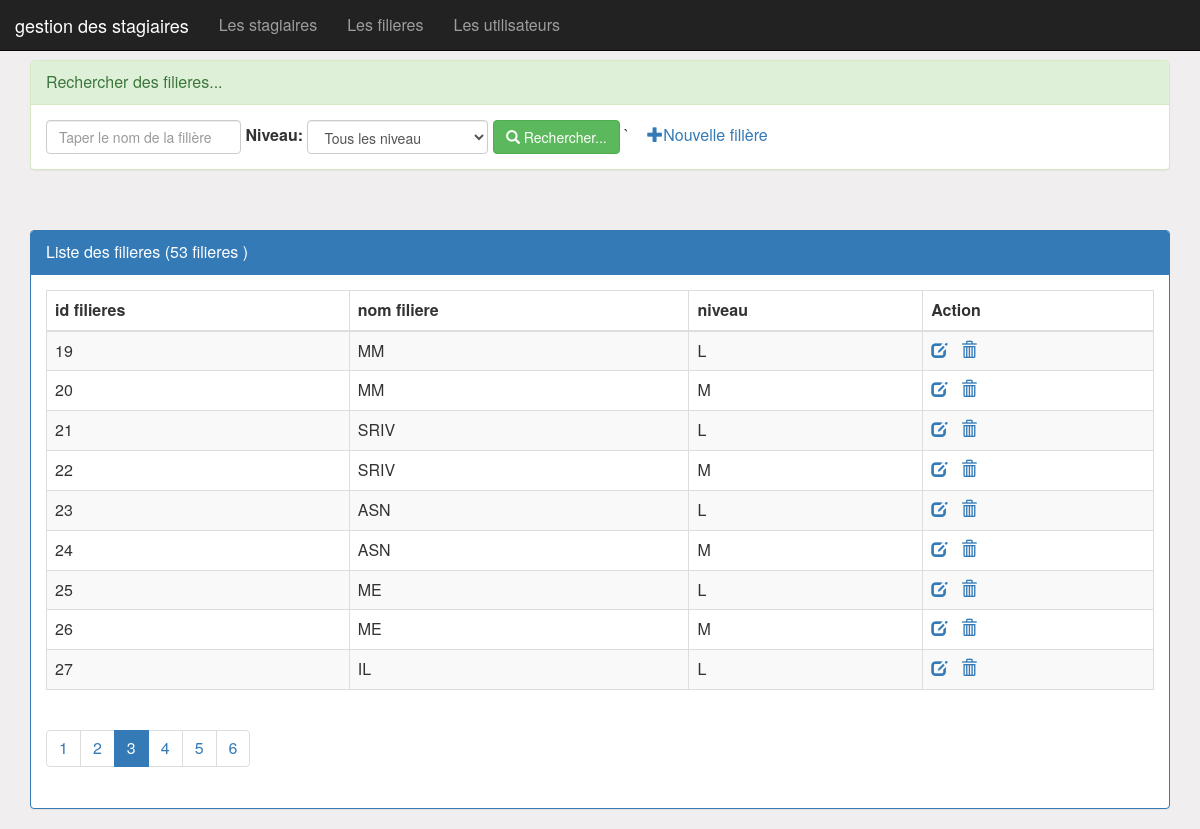
The app's page /filieres.php?page=3 with its own data.
### tables this page shows
create table filieres(
    idfilieres int primary key auto_increment,  
    nomfiliere VARCHAR(50),
    niveau VARCHAR(50)   
);

### filieres.php (the view, shortened to what this page needs)
<?php
require_once("connexiondb.php");
  $nomf = isset($_GET['nomF']) ? $_GET['nomF'] : "";
  $niveau = isset($_GET['niveau']) ? $_GET['niveau'] : "all";
  $size = isset($_GET['size']) ? $_GET['size'] : 9;
$page = isset($_GET['page']) ? $_GET['page'] : 1;
$offset = ($page-1)*$size;
  if ($niveau=="all") {
      $requete="select * from filieres
       where nomfiliere like '%$nomf%'
       limit $size
       offset $offset";
       $requeteCount="select count(*) countF from filieres
       where nomfiliere like '%$nomf%' ";
         }
  $resultatF=$pdo -> query($requete);
  $resultatCount=$pdo -> query($requeteCount);
$tabCount = $resultatCount->fetch();
$nbrfiliere = $tabCount['countF'];
$reste=$nbrfiliere%$size;
if ($reste === 0)
  $nbrPage = $nbrfiliere / $size;
else
  $nbrPage = floor($nbrfiliere / $size) + 1;
?>
<!DOCTYPE html>
<html>
<head>
<link rel="stylesheet" href="//netdna.bootstrapcdn.com/bootstrap/3.1.1/css/bootstrap.min.css">
<link rel="stylesheet" href="css/monstyle.css">
<link rel="stylesheet" type="text/css" href="css/font-awesome.min.css">
</head>
 <body>
     <?php include("menu.php"); ?>
     <div class="container">
          <div class="panel panel-success margetop">
             <div class="panel-heading">Rechercher des filieres...</div>
             <div class="panel-body">
               <form action="filieres.php" method="get" class="form-inline">
                  <div class="form-group">
                  <input type="text" name="nomF" placeholder="Taper le nom de la filière" class="form-control" value="<?php echo $nomf ?>">
                  </div>
                  <label for="niveau">Niveau:</label>
                   <select name="niveau" class="form-control" id="niveau" onchange="this.form.submit()">
                   <option value="all" <?php if($niveau==="all")echo "selected" ?>>Tous les niveau</option>
                  </select>
                  <button type="submit" class="btn btn-success">
                     <span class="glyphicon glyphicon-search"></span>
                      Rechercher...
                     </button>
                     `&nbsp &nbsp
                     <a href="nouvellefiliere.php">
                     <span class="glyphicon glyphicon-plus"></span>Nouvelle filière</a>
               </form>
             </div>
          </div>
          <div class="panel panel-primary margetop">
             <div class="panel-heading">Liste des filieres (<?php echo $nbrfiliere?> filieres )</div>
             <div class="panel-body">
               <table class="table table-striped table-bordered">
                  <thead>
                   <tr>
                     <th>id filieres</th><th>nom filiere</th><th>niveau</th><th>Action</th>
                   </tr>
                  </thead>
                  <tbody>
                   <?php while($filieres=$resultatF->fetch()){ ?>
                     <tr>
                        <td><?php echo $filieres['idfilieres'] ?></td>
                        <td><?php echo $filieres['nomfiliere'] ?></td>
                        <td><?php echo $filieres['niveau']     ?></td>
                        <td>
                         <a href="editerfiliere.php?idF=<?php echo $filieres['idfilieres'] ?>">
                           <span class="glyphicon glyphicon-edit"></span>
                         </a>
                         <a onclick="return confirm('Êtes vous sûr de vouloir supprimer la filière')"
                          href="supprimerfiliere.php?idF=<?php echo $filieres['idfilieres'] ?>">
                         <span class="glyphicon glyphicon-trash"></span>
                         </a>
                        </td>
                     </tr>
                   <?php
                    }
                   ?>
                  </tbody>
               </table>
               <div>
                  <ul class="pagination">
                   <?php  for($i=1;$i<=$nbrPage;$i++)  { ?>
                     <li class="<?php if($i==$page) echo'active'?>"> <a href="filieres.php?page=<?php echo $i; ?> ">
                             <?php echo $i; ?>
                          </a>
                    </li>
                   <?php }  ?>
                   </ul>
               </div>
             </div>
          </div>
     </div>
 </body>
</html>

### css/monstyle.css (style rules this page uses)
.margetop { margin-top: 60px; }
body { background-color: rgb(240, 238, 238); font-size: 16px; }

### records on screen
filieres: idfilieres "19", nomfiliere "MM", niveau "L"
filieres: idfilieres "20", nomfiliere "MM", niveau "M"
filieres: idfilieres "21", nomfiliere "SRIV", niveau "L"
filieres: idfilieres "22", nomfiliere "SRIV", niveau "M"
filieres: idfilieres "23", nomfiliere "ASN", niveau "L"
filieres: idfilieres "24", nomfiliere "ASN", niveau "M"
filieres: idfilieres "25", nomfiliere "ME", niveau "L"
filieres: idfilieres "26", nomfiliere "ME", niveau "M"
filieres: idfilieres "27", nomfiliere "IL", niveau "L"

### other values on screen
$nbrfiliere "53"
